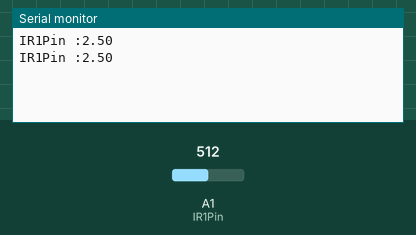
Simulated run of this sketch. Board: Arduino Uno, built with avr-gcc and run on an emulated ATmega328P. Shown: the last lines printed to the serial monitor. The test bench sets the inputs (shaded band); at power-on: A1 (IR1Pin) = 512.

Above: at 1.8 s.
1.9 s: A1 (IR1Pin) set to 716
At 2.3 s:
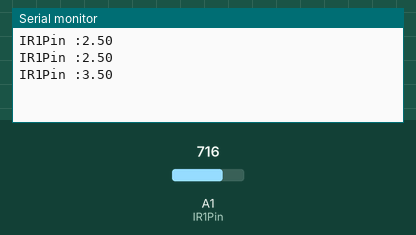
3.4 s: A1 (IR1Pin) set to 900
At 4.8 s:
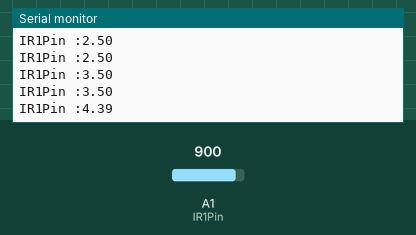
Timing chart, 0 to 6.4 s (numbered marks = the images above; inputs shaded):
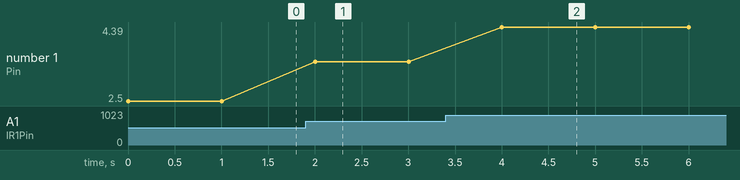

Measured:
- after the input at 1.9 s, the serial monitor: prints a new line after 0.10 s (image 1)
- after the input at 3.4 s, the serial monitor: prints a new line after 0.60 s (image 2)
- plotted number 1: 2.5 → 3.5 after the input at 1.9 s, 3.5 → 4.39 after the input at 3.4 s

The sketch:

sketch_test_tracking_sensor.ino
```cpp
/*
We will try one sensor at a time.

product from:
http://www.elabpeers.com
All rights reserved.
See their great website to see a similar code but used with a comparator.


Wiring:
1.  VCC to 5V pin on Arduino
2.  GND to GND on Arduino
3. A1 to sig

*/

const int IR1Pin = A1;
void setup()
{
  Serial.begin (9600);
  pinMode(IR1Pin, INPUT); // set IR1Pin as input
}

void loop()
{
  IRRead();
  delay(1000);
}

void IRRead()
{
  float IR1PinValue = 5.*analogRead(IR1Pin)/1024.; //set the reading of IR1Pin as IR1PinValue
  Serial.print("IR1Pin :");
  Serial.println(IR1PinValue);
}
```
